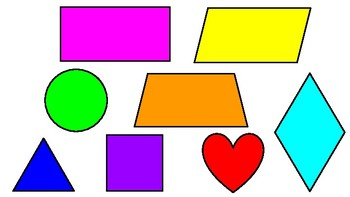
#> input picture YouTube_OpenCV_3_Hours_Course/shapes.jpg, 350 x 197 px
$ python chapter8.py
#> lines starting #> are read from the running program, lines starting #| are printed output that depends on the picture; after the words box and inside, x2 and y2 are one past the last pixel; in counts of white or black regions, pixels touching at a corner belong together
"""Contour - Shape Detection"""
import cv2 as cv
import numpy as np
import os

def getContours(img):

    #external - outer details in RETR EXTERNAL
    #aprox chain - give us all elemtns non compress in one detail

    contours, hierarchy = cv.findContours(img,cv.RETR_EXTERNAL, cv.CHAIN_APPROX_NONE)
    for cnt in contours:
        area = cv.contourArea(cnt)
        print(area)
        #contourldx draw all the contour
        if area >500:
            cv.drawContours(imgContour, cnt, -1, (252, 132, 3), 3)
            perimeter  = cv.arcLength(cnt,True) #true bcs its closed
            print(perimeter)

            #aprox corner points
            approx = cv.approxPolyDP(cnt, 0.02*perimeter, True)
            print(len(approx))
            objCor = len(approx)


            x, y , w, h = cv.boundingRect(approx)
            print(x,y,w,h)

            if objCor == 3: objectType = 'Triangle'
            elif objCor == 4:
                aspRatio = w/float(h)
                if aspRatio > 0.95 and aspRatio < 1.05: objectType = 'Square' #we give 5% error for pixels
                else: objectType = 'Rectangle'
            elif objCor > 4: objectType = 'Circle'
            else: objectType = 'None'
            cv.rectangle(imgContour,(x,y),(x+w,y+h),(0,255,0),2)
            cv.putText(imgContour, objectType,(x+(w//2)-10,y+(h//2)),
                       cv.FONT_HERSHEY_COMPLEX,0.5,(0,0,0),1) #-10 is reduced 10 pixels


def stackImages(scale,imgArray):
    rows = len(imgArray)
    cols = len(imgArray[0])
    rowsAvailable = isinstance(imgArray[0], list)
    width = imgArray[0][0].shape[1]
    height = imgArray[0][0].shape[0]
    if rowsAvailable:
        for x in range ( 0, rows):
            for y in range(0, cols):
                if imgArray[x][y].shape[:2] == imgArray[0][0].shape [:2]:
                    imgArray[x][y] = cv.resize(imgArray[x][y], (0, 0), None, scale, scale)
                else:
                    imgArray[x][y] = cv.resize(imgArray[x][y], (imgArray[0][0].shape[1], imgArray[0][0].shape[0]), None, scale, scale)
                if len(imgArray[x][y].shape) == 2: imgArray[x][y]= cv.cvtColor( imgArray[x][y], cv.COLOR_GRAY2BGR)
        imageBlank = np.zeros((height, width, 3), np.uint8)
        hor = [imageBlank]*rows
        hor_con = [imageBlank]*rows
        for x in range(0, rows):
            hor[x] = np.hstack(imgArray[x])
        ver = np.vstack(hor)
    else:
        for x in range(0, rows):
            if imgArray[x].shape[:2] == imgArray[0].shape[:2]:
                imgArray[x] = cv.resize(imgArray[x], (0, 0), None, scale, scale)
            else:
                imgArray[x] = cv.resize(imgArray[x], (imgArray[0].shape[1], imgArray[0].shape[0]), None,scale, scale)
            if len(imgArray[x].shape) == 2: imgArray[x] = cv.cvtColor(imgArray[x], cv.COLOR_GRAY2BGR)
        hor= np.hstack(imgArray)
        ver = hor
    return ver


file_path = os.path.dirname(__file__)

img = cv.imread(file_path+'/shapes.jpg')
#> img is the input picture: shape (197, 350, 3); mean B, G, R 185.9, 189.8, 208.2
imgGray = cv.cvtColor(img,cv.COLOR_BGR2GRAY)
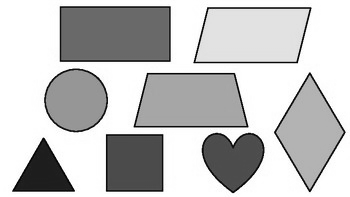
#> imgGray: shape (197, 350); min 0, max 255, mean 194.8
imgBlur = cv.GaussianBlur(imgGray,(7,7),1)
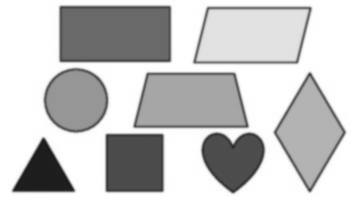
#> imgBlur: shape (197, 350); min 24, max 255, mean 194.8
imgCanny = cv.Canny(imgBlur,100,300)
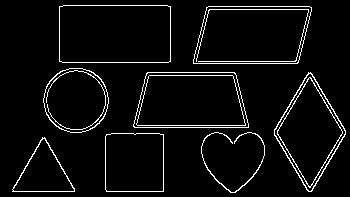
#> imgCanny: shape (197, 350); 4.9% white in thin lines or dots
imgContour = img.copy()

getContours(imgCanny)
#> in getContours, `contours, hierarchy = cv.findContours(img,cv.RETR_EXTERNAL, cv.CHAIN_A..`: contours = 8 contours; box (x1, y1, x2, y2) and area: (59, 5, 171, 63) 6317, (193, 6, 312, 64) 5998, (133, 72, 249, 128) 5624, (274, 72, 346, 192) 4542, (105, 133, 164, 192) 3350, (43, 68, 109, 133) 3272, (12, 137, 75, 192) 1783, (201, 132, 265, 193) 76
#> the loop in getContours, `for cnt in contours:` made 8 passes
#> (area, perimeter, approx, objCor, x, y, w, h) on passes 2, 4, 5, 7, 8: (3350, 230.5, [[106, 134], [106, 191], [163, 191], [163, 134]], 4, 106, 134, 58, 58), (4541.5, 300.6, [[308, 72], [274, 135], [311, 191], [345, 130]], 4, 274, 72, 72, 120), (5624.5, 323, [[146, 73], [134, 127], [248, 127], [234, 72]], 4, 134, 72, 115, 56), (5997.5, 333, [[206, 7], [193, 63], [298, 62], [311, 7]], 4, 193, 7, 119, 57), (6317, 333.7, [[59, 6], [59, 61], [170, 61], [170, 6]], 4, 59, 6, 112, 56)
#> (area, perimeter, approx, objCor, x, y, w, h) on pass 1: (1783, 198.5, [[42, 137], [12, 191], [74, 191]], 3, 12, 137, 63, 55)
#> (printed output is left out)
#> after the loop in getContours, `for cnt in contours:`:
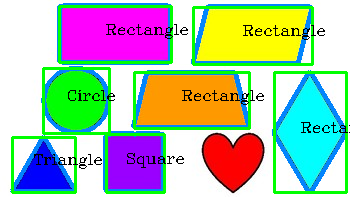
#> imgContour: shape (197, 350, 3); 18.71% of pixels changed, all inside (x1, y1, x2, y2) = (10, 3, 350, 194)


blank = np.zeros_like(img)
stacked = stackImages(1,([img,imgGray,imgBlur],[imgCanny,imgContour,blank]))
#> after the loop in stackImages, `for x in range(0, rows):`: hor = 2 items
#> in stackImages, `ver = np.vstack(hor)`:
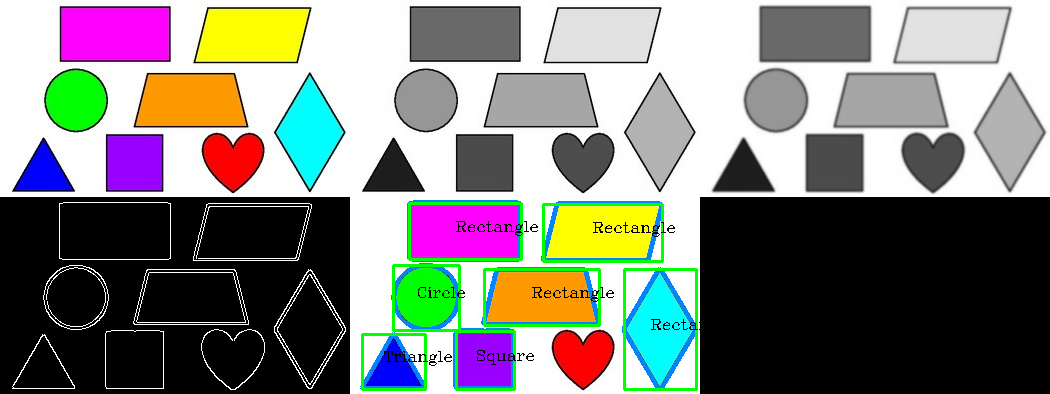
#> ver: shape (394, 1050, 3); mean of channels 0, 1, 2 126.3, 130.1, 130.5; drawn as B, G, R
cv.imshow('Stacked',stacked)

cv.waitKey(0)
